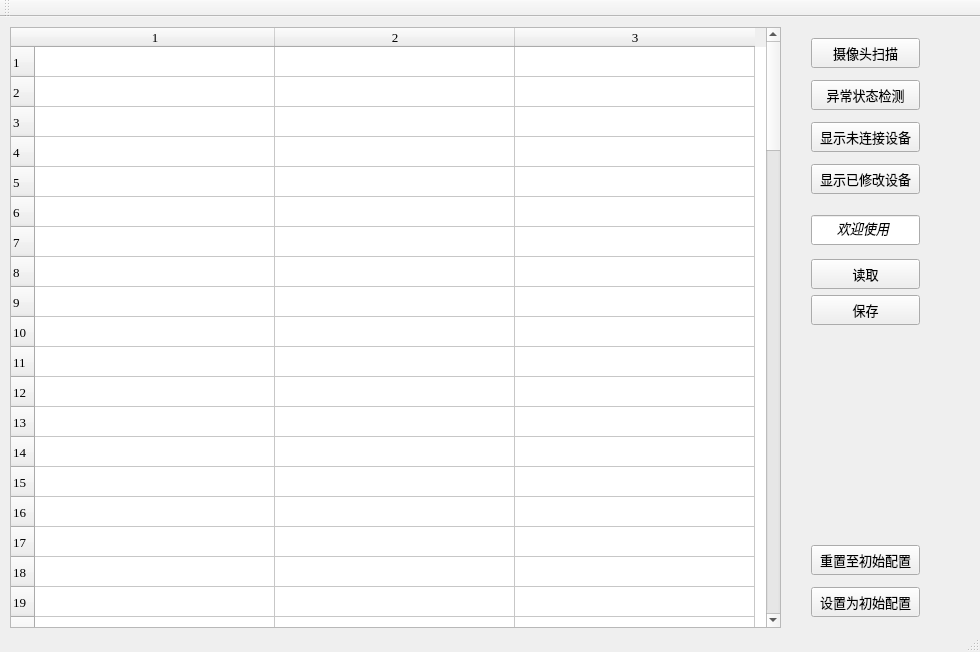
<?xml version="1.0" encoding="UTF-8"?>
<ui version="4.0">
 <class>MainWindow</class>
 <widget class="QMainWindow" name="MainWindow">
  <property name="geometry">
   <rect>
    <x>0</x>
    <y>0</y>
    <width>980</width>
    <height>652</height>
   </rect>
  </property>
  <property name="sizePolicy">
   <sizepolicy hsizetype="Ignored" vsizetype="Ignored">
    <horstretch>0</horstretch>
    <verstretch>0</verstretch>
   </sizepolicy>
  </property>
  <property name="minimumSize">
   <size>
    <width>980</width>
    <height>652</height>
   </size>
  </property>
  <property name="maximumSize">
   <size>
    <width>980</width>
    <height>652</height>
   </size>
  </property>
  <property name="font">
   <font>
    <family>幼圆</family>
    <pointsize>10</pointsize>
   </font>
  </property>
  <property name="windowTitle">
   <string>监控系统扫描工具</string>
  </property>
  <widget class="QWidget" name="centralWidget">
   <widget class="QTableWidget" name="tableWidget">
    <property name="geometry">
     <rect>
      <x>10</x>
      <y>10</y>
      <width>771</width>
      <height>601</height>
     </rect>
    </property>
    <property name="font">
     <font>
      <family>Times New Roman</family>
      <pointsize>10</pointsize>
     </font>
    </property>
    <property name="gridStyle">
     <enum>Qt::SolidLine</enum>
    </property>
    <property name="sortingEnabled">
     <bool>true</bool>
    </property>
    <property name="rowCount">
     <number>100</number>
    </property>
    <property name="columnCount">
     <number>3</number>
    </property>
    <attribute name="horizontalHeaderDefaultSectionSize">
     <number>240</number>
    </attribute>
    <attribute name="horizontalHeaderMinimumSectionSize">
     <number>240</number>
    </attribute>
    <row/>
    <row/>
    <row/>
    <row/>
    <row/>
    <row/>
    <row/>
    <row/>
    <row/>
    <row/>
    <row/>
    <row/>
    <row/>
    <row/>
    <row/>
    <row/>
    <row/>
    <row/>
    <row/>
    <row/>
    <row/>
    <row/>
    <row/>
    <row/>
    <row/>
    <row/>
    <row/>
    <row/>
    <row/>
    <row/>
    <row/>
    <row/>
    <row/>
    <row/>
    <row/>
    <row/>
    <row/>
    <row/>
    <row/>
    <row/>
    <row/>
    <row/>
    <row/>
    <row/>
    <row/>
    <row/>
    <row/>
    <row/>
    <row/>
    <row/>
    <row/>
    <row/>
    <row/>
    <row/>
    <row/>
    <row/>
    <row/>
    <row/>
    <row/>
    <row/>
    <row/>
    <row/>
    <row/>
    <row/>
    <row/>
    <row/>
    <row/>
    <row/>
    <row/>
    <row/>
    <row/>
    <row/>
    <row/>
    <row/>
    <row/>
    <row/>
    <row/>
    <row/>
    <row/>
    <row/>
    <row/>
    <row/>
    <row/>
    <row/>
    <row/>
    <row/>
    <row/>
    <row/>
    <row/>
    <row/>
    <row/>
    <row/>
    <row/>
    <row/>
    <row/>
    <row/>
    <row/>
    <row/>
    <row/>
    <row/>
    <column/>
    <column/>
    <column/>
   </widget>
   <widget class="QWidget" name="layoutWidget">
    <property name="geometry">
     <rect>
      <x>800</x>
      <y>10</y>
      <width>131</width>
      <height>601</height>
     </rect>
    </property>
    <property name="sizeIncrement">
     <size>
      <width>0</width>
      <height>0</height>
     </size>
    </property>
    <property name="font">
     <font>
      <family>幼圆</family>
      <weight>50</weight>
      <bold>false</bold>
     </font>
    </property>
    <layout class="QVBoxLayout" name="verticalLayout_3">
     <item>
      <layout class="QVBoxLayout" name="verticalLayout_2">
       <property name="spacing">
        <number>12</number>
       </property>
       <property name="sizeConstraint">
        <enum>QLayout::SetDefaultConstraint</enum>
       </property>
       <item>
        <widget class="QPushButton" name="pushButton_camerafind">
         <property name="minimumSize">
          <size>
           <width>108</width>
           <height>30</height>
          </size>
         </property>
         <property name="sizeIncrement">
          <size>
           <width>0</width>
           <height>0</height>
          </size>
         </property>
         <property name="font">
          <font>
           <family>幼圆</family>
           <pointsize>10</pointsize>
           <weight>50</weight>
           <bold>false</bold>
          </font>
         </property>
         <property name="text">
          <string>摄像头扫描</string>
         </property>
        </widget>
       </item>
       <item>
        <widget class="QPushButton" name="pushButton_merge">
         <property name="minimumSize">
          <size>
           <width>108</width>
           <height>30</height>
          </size>
         </property>
         <property name="sizeIncrement">
          <size>
           <width>0</width>
           <height>0</height>
          </size>
         </property>
         <property name="font">
          <font>
           <family>幼圆</family>
           <pointsize>10</pointsize>
           <weight>50</weight>
           <bold>false</bold>
          </font>
         </property>
         <property name="text">
          <string>异常状态检测</string>
         </property>
        </widget>
       </item>
       <item>
        <widget class="QPushButton" name="pushButton_dispnoconn">
         <property name="minimumSize">
          <size>
           <width>108</width>
           <height>30</height>
          </size>
         </property>
         <property name="sizeIncrement">
          <size>
           <width>0</width>
           <height>0</height>
          </size>
         </property>
         <property name="font">
          <font>
           <family>幼圆</family>
           <pointsize>10</pointsize>
           <weight>50</weight>
           <bold>false</bold>
          </font>
         </property>
         <property name="text">
          <string>显示未连接设备</string>
         </property>
        </widget>
       </item>
       <item>
        <widget class="QPushButton" name="pushButton_dispchange">
         <property name="minimumSize">
          <size>
           <width>108</width>
           <height>30</height>
          </size>
         </property>
         <property name="sizeIncrement">
          <size>
           <width>0</width>
           <height>0</height>
          </size>
         </property>
         <property name="font">
          <font>
           <family>幼圆</family>
           <pointsize>10</pointsize>
           <weight>50</weight>
           <bold>false</bold>
          </font>
         </property>
         <property name="text">
          <string>显示已修改设备</string>
         </property>
        </widget>
       </item>
       <item>
        <spacer name="verticalSpacer_2">
         <property name="sizeIncrement">
          <size>
           <width>0</width>
           <height>0</height>
          </size>
         </property>
         <property name="font">
          <font>
           <family>幼圆</family>
           <weight>50</weight>
           <bold>false</bold>
          </font>
         </property>
         <property name="orientation">
          <enum>Qt::Vertical</enum>
         </property>
         <property name="sizeHint" stdset="0">
          <size>
           <width>20</width>
           <height>50</height>
          </size>
         </property>
        </spacer>
       </item>
       <item>
        <widget class="QLineEdit" name="lineEdit_runstatus">
         <property name="minimumSize">
          <size>
           <width>108</width>
           <height>30</height>
          </size>
         </property>
         <property name="font">
          <font>
           <family>华文彩云</family>
           <weight>50</weight>
           <italic>true</italic>
           <bold>false</bold>
          </font>
         </property>
         <property name="autoFillBackground">
          <bool>false</bool>
         </property>
         <property name="text">
          <string>欢迎使用</string>
         </property>
         <property name="alignment">
          <set>Qt::AlignCenter</set>
         </property>
        </widget>
       </item>
       <item>
        <spacer name="verticalSpacer_3">
         <property name="sizeIncrement">
          <size>
           <width>0</width>
           <height>0</height>
          </size>
         </property>
         <property name="font">
          <font>
           <family>幼圆</family>
           <weight>50</weight>
           <bold>false</bold>
          </font>
         </property>
         <property name="orientation">
          <enum>Qt::Vertical</enum>
         </property>
         <property name="sizeHint" stdset="0">
          <size>
           <width>20</width>
           <height>50</height>
          </size>
         </property>
        </spacer>
       </item>
      </layout>
     </item>
     <item>
      <layout class="QVBoxLayout" name="verticalLayout_4">
       <item>
        <widget class="QPushButton" name="pushButton_load">
         <property name="minimumSize">
          <size>
           <width>108</width>
           <height>30</height>
          </size>
         </property>
         <property name="sizeIncrement">
          <size>
           <width>0</width>
           <height>0</height>
          </size>
         </property>
         <property name="font">
          <font>
           <family>幼圆</family>
           <pointsize>10</pointsize>
           <weight>50</weight>
           <bold>false</bold>
          </font>
         </property>
         <property name="text">
          <string>读取</string>
         </property>
        </widget>
       </item>
       <item>
        <widget class="QPushButton" name="pushButton_save">
         <property name="minimumSize">
          <size>
           <width>108</width>
           <height>30</height>
          </size>
         </property>
         <property name="sizeIncrement">
          <size>
           <width>0</width>
           <height>0</height>
          </size>
         </property>
         <property name="font">
          <font>
           <family>幼圆</family>
           <pointsize>10</pointsize>
           <weight>50</weight>
           <bold>false</bold>
          </font>
         </property>
         <property name="text">
          <string>保存</string>
         </property>
        </widget>
       </item>
      </layout>
     </item>
     <item>
      <spacer name="verticalSpacer">
       <property name="sizeIncrement">
        <size>
         <width>0</width>
         <height>0</height>
        </size>
       </property>
       <property name="font">
        <font>
         <family>幼圆</family>
         <weight>50</weight>
         <bold>false</bold>
        </font>
       </property>
       <property name="orientation">
        <enum>Qt::Vertical</enum>
       </property>
       <property name="sizeHint" stdset="0">
        <size>
         <width>20</width>
         <height>148</height>
        </size>
       </property>
      </spacer>
     </item>
     <item>
      <layout class="QVBoxLayout" name="verticalLayout">
       <property name="spacing">
        <number>12</number>
       </property>
       <item>
        <widget class="QPushButton" name="pushButton_reset">
         <property name="minimumSize">
          <size>
           <width>108</width>
           <height>30</height>
          </size>
         </property>
         <property name="sizeIncrement">
          <size>
           <width>0</width>
           <height>0</height>
          </size>
         </property>
         <property name="font">
          <font>
           <family>幼圆</family>
           <pointsize>10</pointsize>
           <weight>50</weight>
           <bold>false</bold>
          </font>
         </property>
         <property name="text">
          <string>重置至初始配置</string>
         </property>
        </widget>
       </item>
       <item>
        <widget class="QPushButton" name="pushButton_saveasinit">
         <property name="minimumSize">
          <size>
           <width>108</width>
           <height>30</height>
          </size>
         </property>
         <property name="sizeIncrement">
          <size>
           <width>0</width>
           <height>0</height>
          </size>
         </property>
         <property name="font">
          <font>
           <family>幼圆</family>
           <pointsize>10</pointsize>
           <weight>50</weight>
           <bold>false</bold>
          </font>
         </property>
         <property name="text">
          <string>设置为初始配置</string>
         </property>
        </widget>
       </item>
      </layout>
     </item>
    </layout>
   </widget>
  </widget>
  <widget class="QToolBar" name="mainToolBar">
   <attribute name="toolBarArea">
    <enum>TopToolBarArea</enum>
   </attribute>
   <attribute name="toolBarBreak">
    <bool>false</bool>
   </attribute>
  </widget>
  <widget class="QStatusBar" name="statusBar"/>
 </widget>
 <layoutdefault spacing="6" margin="11"/>
 <resources/>
 <connections/>
</ui>
